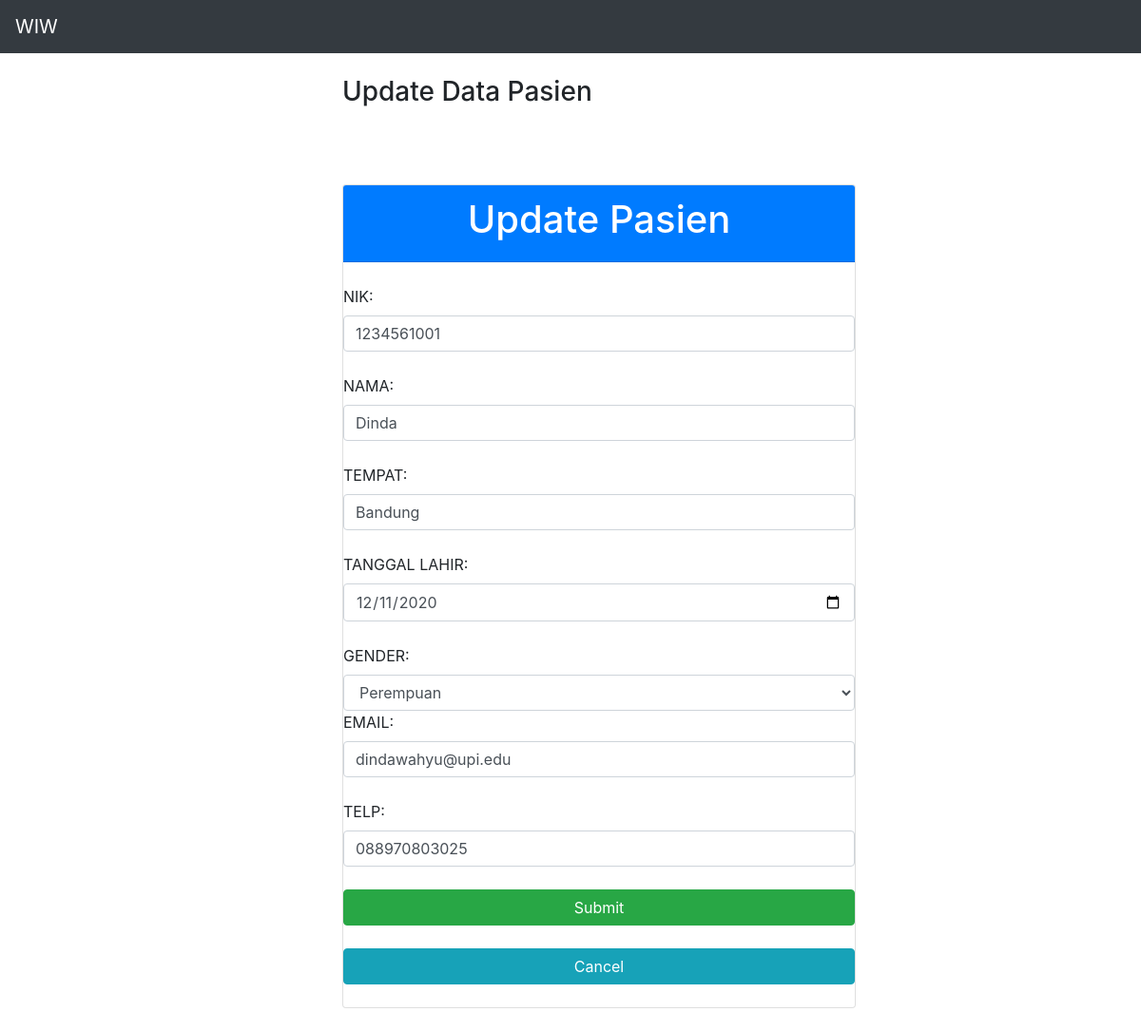
The page /source_code/index.php?id=1 on the database its author committed.
### tables this page shows
CREATE TABLE `pasien` (
  `id` int(11) NOT NULL,
  `nik` varchar(100) NOT NULL,
  `nama` varchar(100) NOT NULL,
  `tempat` varchar(100) NOT NULL,
  `tl` varchar(100) NOT NULL,
  `gender` varchar(10) NOT NULL,
  `email` varchar(100) NOT NULL,
  `telp` varchar(100) NOT NULL
);

### source_code/index.php (called while the page is built, shortened)
<?php
include ("model/DB.class.php");
include ("model/Pasien.class.php");
include ("model/TabelPasien.class.php");
include ("view/TampilPasien.php");
$tp = new TampilPasien();
if (isset($_GET['add'])) {
    if (isset($_POST['submit'])) {
        $data = $tp->add($_POST);
    } else {
        $data = $tp->form_add();
    }
} else if (isset($_GET['id'])) {
    $id = $_GET['id'];
    if (isset($_POST['submit'])) {
        $data = $tp->update($_POST);
    } else {
        $data = $tp->form_edit($id);
    }
} else if (isset($_GET['hapus'])) {
    $id = $_GET['hapus'];
    $data = $tp->delete($id);
} else {
    $data = $tp->tampil();
}

### source_code/model/DB.class.php (called while the page is built, shortened)
<?php
class DB
{
	var $db_host = '';
	var $db_user = '';
	var $db_password = '';
	var $db_name = '';
	var $db_link = '';
	var $result = 0;
	function __construct($db_host = '', $db_user = '', $db_password = '', $db_name = '')
	{
		$this->db_host = $db_host;
		$this->db_user = $db_user;
		$this->db_password = $db_password;
		$this->db_name = $db_name;
	}
	function open()
	{
		$this->db_link = mysqli_connect($this->db_host, $this->db_user, $this->db_password, $this->db_name);
	}
	function execute($query = "")
	{
		$this->result = mysqli_query($this->db_link, $query);
		return $this->result;
	}
	function getResult()
	{
		return mysqli_fetch_array($this->result);
	}
}

### source_code/model/TabelPasien.class.php (called while the page is built, shortened)
<?php
class TabelPasien extends DB
{
	function getPasienById($id)
	{
		$query = "SELECT * FROM pasien WHERE pasien.id=$id";
		return $this->execute($query);
	}
}

### source_code/presenter/ProsesPasien.php (called while the page is built, shortened)
<?php
class ProsesPasien implements KontrakPresenter
{
	private $tabelpasien;
	function __construct()
	{
		try {
			$db_host = "localhost";
			$db_user = "root";
			$db_password = "";
			$db_name = "mvp_php";
			$this->tabelpasien = new TabelPasien($db_host, $db_user, $db_password, $db_name);
		} catch (Exception $e) {
			echo "wiw error" . $e->getMessage();
		}
	}
	function getDataPasienById($id)
	{
		try {
			$this->tabelpasien->open();
			$this->tabelpasien->getPasienById($id);
			$row = $this->tabelpasien->getResult();
			$data = new Pasien();
			$data->setId($row['id']);
			$data->setNik($row['nik']);
			$data->setNama($row['nama']);
			$data->setTempat($row['tempat']);
			$data->setTl($row['tl']);
			$data->setGender($row['gender']);
			$data->setEmail($row['email']);
			$data->setTelp($row['telp']);
			return $data;
		} catch (Exception $e) {
			echo "wiw error " . $e->getMessage();
		}
	}
}

### source_code/model/Pasien.class.php (called while the page is built, shortened)
<?php
class Pasien
{
	var $nik = '';
	var $nama = '';
	var $tempat = '';
	var $tl = '';
	var $gender = '';
	var $email = '';
	var $telp = '';
	function __construct($id = '', $nik = '', $nama = '', $tempat = '', $tl = '', $gender = '', $email = '', $telp = '')
	{
		$this->nik = $nik;
		$this->nama = $nama;
		$this->tempat = $tempat;
		$this->tl = $tl;
		$this->gender = $gender;
		$this->email = $email;
		$this->telp = $telp;
	}
	function setNik($nik)
	{
		$this->nik = $nik;
	}
	function setNama($nama)
	{
		$this->nama = $nama;
	}
	function setTempat($tempat)
	{
		$this->tempat = $tempat;
	}
	function setTl($tl)
	{
		$this->tl = $tl;
	}
	function setGender($gender)
	{
		$this->gender = $gender;
	}
	function setEmail($email)
	{
		$this->email = $email;
	}
	function setTelp($telp)
	{
		$this->telp = $telp;
	}
	function getNik()
	{
		return $this->nik;
	}
	function getNama()
	{
		return $this->nama;
	}
	function getTempat()
	{
		return $this->tempat;
	}
	function getTl()
	{
		return $this->tl;
	}
	function getGender()
	{
		return $this->gender;
	}
	function getEmail()
	{
		return $this->email;
	}
	function getTelp()
	{
		return $this->telp;
	}
}

### source_code/view/TampilPasien.php (the view, shortened to what this page needs)
<?php
include ("presenter/ProsesPasien.php");
class TampilPasien implements KontrakView
{
    private $prosespasien;
    function __construct()
    {
        $this->prosespasien = new ProsesPasien();
    }
    function form_edit($id)
    {
        $pasien = $this->prosespasien->getDataPasienById($id);
        $laki_laki = ($pasien->getGender() == "Laki-laki") ? 'selected' : '';
        $perempuan = ($pasien->getGender() == "Perempuan") ? 'selected' : '';
        $form = '
        <form action="index.php?id=' . $id . '" method="POST">
        <input type="hidden" name="id" value="' . $id . '">
        <br><br><div class="card">
        <div class="card-header bg-primary">
        <h1 class="text-white text-center">  Update Pasien </h1>
        </div><br>
        <label> NIK: </label>
        <input type="text" name="nik" class="form-control" value="' . $pasien->getNik() . '"> <br>
        <label> NAMA: </label>
        <input type="text" name="nama" class="form-control" value="' . $pasien->getNama() . '"> <br>
        <label> TEMPAT: </label>
        <input type="text" name="tempat" class="form-control" value="' . $pasien->getTempat() . '"> <br>
        <label> TANGGAL LAHIR: </label>
        <input type="date" name="tl" class="form-control" value="' . $pasien->getTl() . '"> <br>
        <label> GENDER: </label>
        <select class="form-control" id="gender" name="gender" required>
            <option value="Laki-laki" ' . $laki_laki . '>Laki-laki</option>
            <option value="Perempuan" ' . $perempuan . '>Perempuan</option>
        </select>
        <label> EMAIL: </label>
        <input type="text" name="email" class="form-control" value="' . $pasien->getEmail() . '"> <br>
        <label> TELP: </label>
        <input type="text" name="telp" class="form-control" value="' . $pasien->getTelp() . '"> <br>
        <button class="btn btn-success" type="submit" name="submit"> Submit </button><br>
        <a class="btn btn-info" type="submit" name="cancel" href="index.php"> Cancel </a><br>
        </div>
        </form>';
    }
}

### rows shown on the page
pasien: nik "1234561001", nama "Dinda", tempat "Bandung", tl "12/11/2020", email "dindawahyu@upi.edu", telp "088970803025"

### other values the page prints
$this->content "WIW Update Data Pasien"
